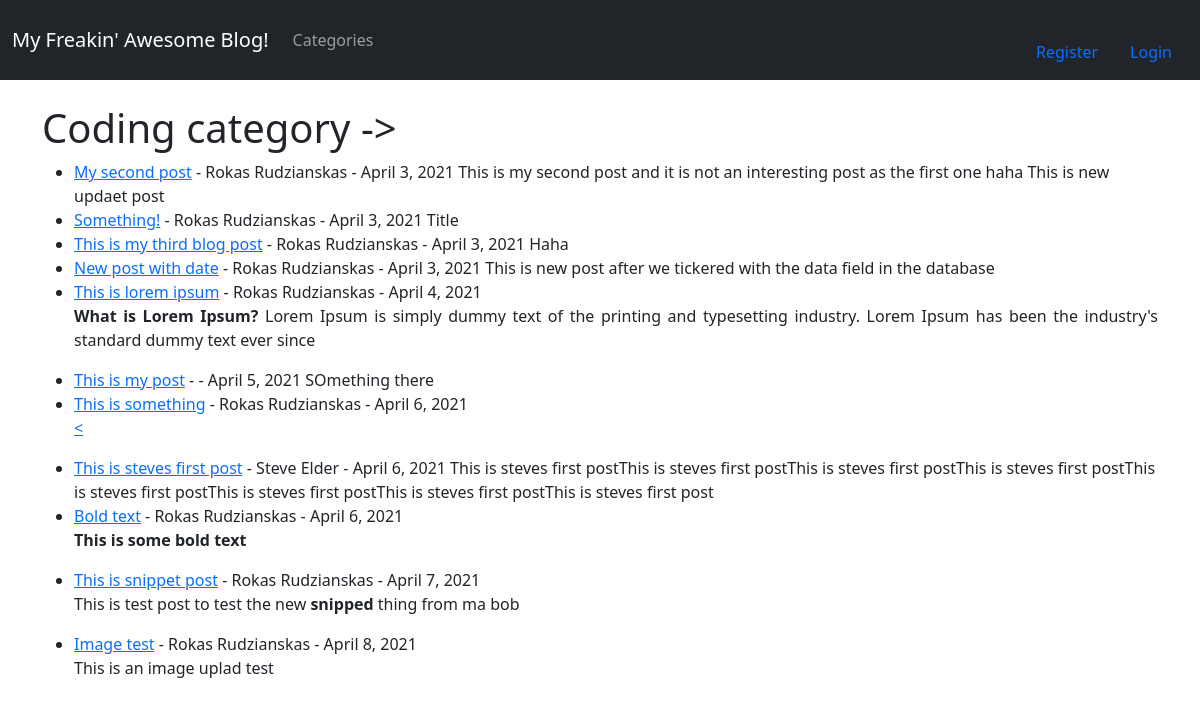
/category/coding/, run on an earlier commit of the app's database.
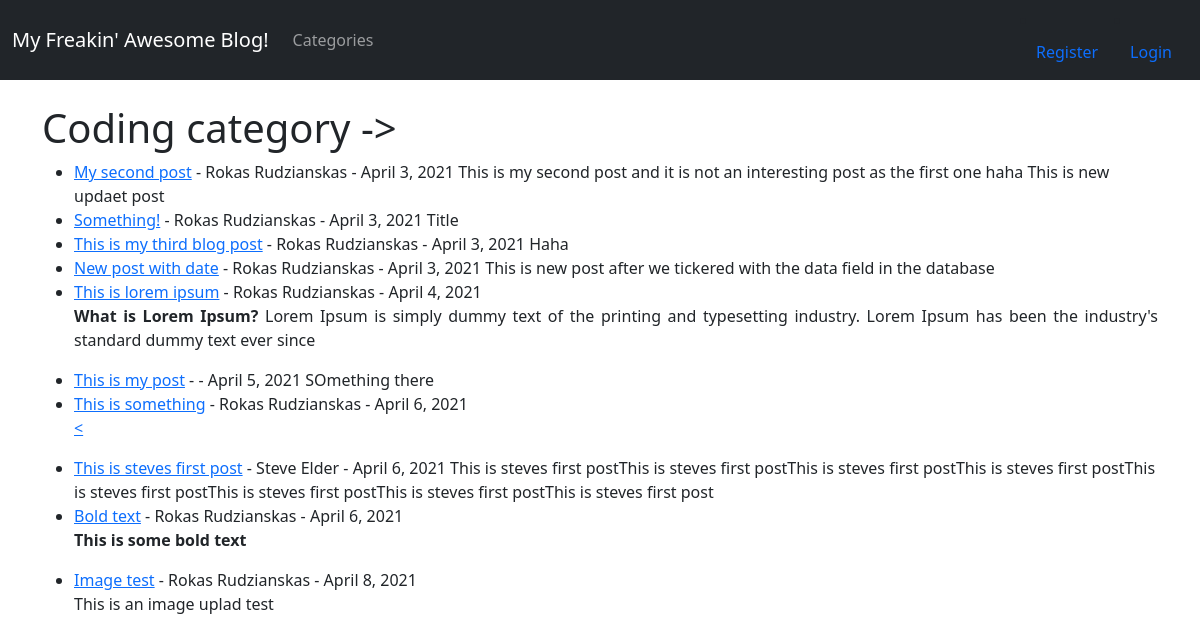
And on a later commit of the database.
### theblog/models.py (models this page shows, shortened)
class Post(models.Model):
    title = models.CharField(max_length=255)
    header_image = models.ImageField(null=True, blank=True, upload_to="images/")
    title_tag = models.CharField(max_length=255)
    author = models.ForeignKey(User, on_delete=models.CASCADE)
    body = RichTextField(blank=True, null=True)
    post_date = models.DateField(auto_now_add=True)
    category = models.CharField(max_length=255, default='coding')
    snippet = models.CharField(max_length=255)
    likes = models.ManyToManyField(User, related_name='blog_posts')

### theblog/views.py (the view)
# urls.py: path('category/<str:cats>/', CategoryView, name="category"),
def CategoryView(request, cats):
    category_posts = Post.objects.filter(category=cats.replace('-', ' '))
    return render(request, 'categories.html',
                  {'cats': cats.title().replace('-', ' '), 'category_posts': category_posts})

### theblog/templates/categories.html (shortened to what this page needs)
{% extends 'base.html' %}
    {% block content %}
{% if category_posts %}
    <h1>{{cats}} category -></h1>
        <ul>
            {% for post in category_posts %}
                   <li><a href="{% url 'article-detail' post.pk %}" >{{post.title}}</a>
           - {{post.author.first_name}}
              {{post.author.last_name}} - {{ post.post_date }}
                  {{ post.body|slice:":200"|safe }}
       </li>
            {% endfor %}
        </ul>
{% else %}
    <h1>There are no post about this category! And you know that ;(</h1>
{% endif %}
    {% endblock %}

What changed in the data, as far as the page shows it:
removed Post: title "This is snippet post", author.first_name "Rokas", author.last_name "Rudzianskas", post_date "April 7, 2021", body "This is test post to test the new snipped thing from ma bob"
